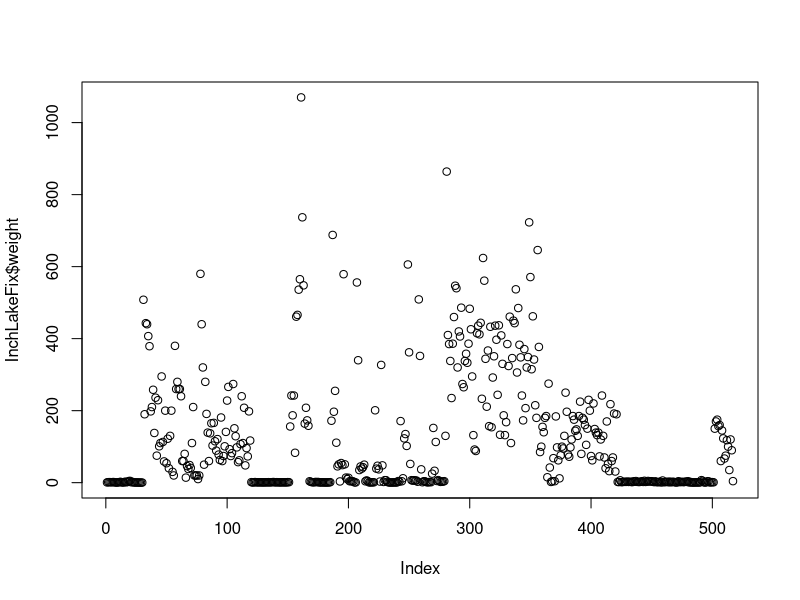

Recreate this plot in R. (Note: this script raises an error after producing the figure.)
## ---- chunk 1
library(tidyverse)
## ---- chunk 2
InchLake <- read.csv("data/InchLake2-Broken.csv")
InchLake <- select(InchLake, -X)

str(InchLake)
head(InchLake)
tail(InchLake)
## ---- chunk 3
# Create a new df to work and manipulate
InchLakeFix <- InchLake

# class of each variable
sapply(InchLakeFix, class)

# investigate factors of weight
levels(InchLakeFix$weight)


# removing commas using gsub(); first, convert to character

InchLakeFix$weight <- as.character(InchLakeFix$weight)
InchLakeFix$weight <- gsub(",", 
                       "", 
                       InchLakeFix$weight)

# convert as numeric
InchLakeFix$weight <- as.numeric(InchLakeFix$weight)

# run this to check if everything's in order: 
# sapply() to check levels
# levels() should be NULL
# range (), max(), plot() to check numeric values

sapply(InchLakeFix, class)
levels(InchLakeFix$weight)
range(InchLakeFix$weight)
max(InchLakeFix$weight)
plot(InchLakeFix$weight)
## ---- chunk 4
# checking columns, there are strange values in year
levels(InchLakeFix$year)
#InchLakeFix$year <- as.character(InchLakeFix$year)

levels(InchLakeFix$year) <- list("2007"=c("2007", "2O07"), 
                                 "2008"=c("2008", "2 008", "2048"))
levels(InchLakeFix$year)
unique(InchLakeFix$year)

InchLakeFixGroup <- group_by(InchLakeFix$fishID)

InchLakeFix %>% 
  group_by(fishID) %>% filter(n()>1)  #Three different occurrences for one ID.

InchLakeFix %>%
  mutate(fishID = ifelse(fishID==517 & length==2.2, 516, fishID)) %>% 
  mutate(fishID = ifelse(fishID==517 & length==9.0, 222, fishID))

## ---- chunk 5
head(InchLakeFix)

levels(InchLakeFix$species) # There are many mispelled names. We'll have to select all the variations and group them in only one level.
plot(InchLakeFix$weight ~ InchLakeFix$species) #There should only be nine species

levels(InchLakeFix$species) <- list("Black Crappie"=c("Black Crapie", "Black Crappie"), 
                                   "Bluegill"=c("bluegill", "Bluegill", "Bluegill "),
                                   "Bluntnose Minnow" = c("Bluntnose Minnow"), 
                                   "Fathead Minnow" = c("Fathead Minnow"),
                                   "Iowa Darter" = c("Iowa Darter", "Iowa_Darter "),
                                   "Largemouth Bass" = c("Largemout Bass", "Largemouth Bass"),
                                   "Pumpkinseed" = c("Pumpkinseed"),
                                   "Tadpole Madtom" = c("Tadpole Madtom"),
                                   "Yellow Perch" = c("Yellow Perch")
                                   )

levels(InchLakeFix$species) #Nine species! As expected. 
plot(InchLakeFix$weight ~ InchLakeFix$species)

